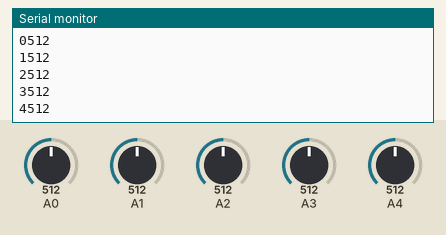
Bench run of a sketch on a simulated Arduino Uno, built with avr-gcc and run on an emulated ATmega328P. Shown: the last lines printed to the serial monitor. The test bench sets the inputs (shaded band); at power-on: A0 = 512, A1 = 512, A2 = 512, A3 = 512, A4 = 512.

Above: at 1.4 s.
1.5 s: A0 set to 716
3.0 s: A1 set to 716
4.5 s: A2 set to 716
At 5.2 s:
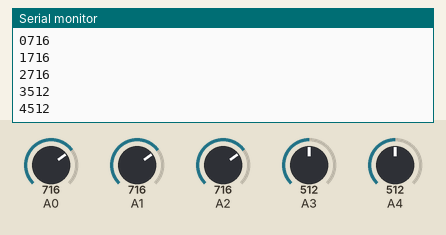
6.0 s: A3 set to 716
At 6.6 s:
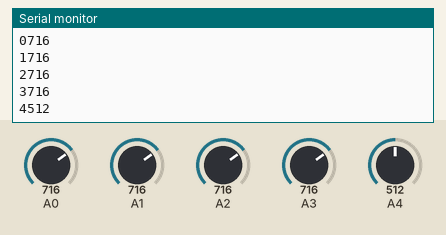
7.5 s: A4 set to 716
At 8.6 s:
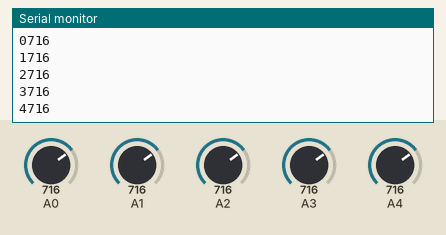
9.0 s: A0 set to 992
Timing chart, 0 to 11.5 s (numbered marks = the images above; inputs shaded):
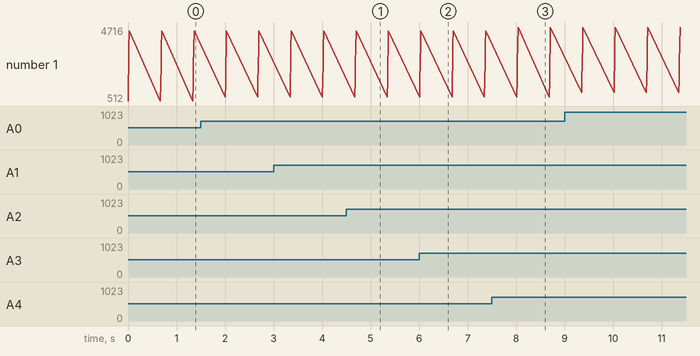

The sketch:

prueba_flex_1.ino
```cpp
void setup() {
  Serial.begin(9600);

}

int datos[5];
void loop() {
  // put your main code here, to run repeatedly:
  for(int x=0;x<=4;x++)
  {
  datos[x]=analogRead(x);

  }

  for(int x=0;x<=4;x++)
  {
   Serial.print(x);
  Serial.println(datos[x]);

  }
delay(666);
}
```

Measured:
- after the input at 4.5 s, the serial monitor: prints a new line after 0.19 s (image 1)
- after the input at 6.0 s, the serial monitor: prints a new line at once (image 2)
- after the input at 7.5 s, the serial monitor: prints a new line after 0.54 s (image 3)
- plotted number 1: 4512 → 4716 after the input at 7.5 s
